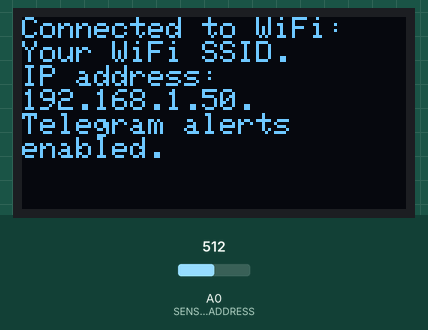
Recording of a sketch running on a simulated ESP8266 (NodeMCU). On the bench: 128×64 one-colour display. The inputs (shaded band) are chosen by the test bench; at power-on: A0 (SENSOR_ADDRESS) = 512. WiFi joins after 1.5 s; servers stay silent unless stated; web services answer with replies made up by the test bench; what the sketch prints to the serial monitor is not drawn.

Above: at 1.7 s.
At 12.8 s:
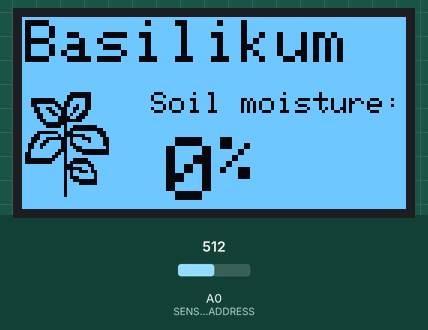
12.9 s: A0 (SENSOR_ADDRESS) set to 407
16.9 s: A0 (SENSOR_ADDRESS) set to 376
At 17.9 s:
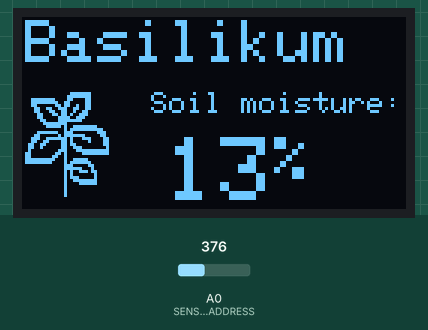
20.9 s: A0 (SENSOR_ADDRESS) set to 351
At 21.8 s:
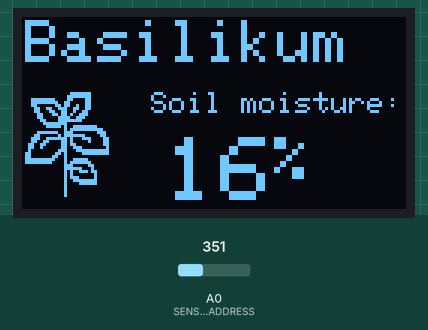
Timing chart, 0 to 23.9 s (numbered marks = the images above; inputs shaded):
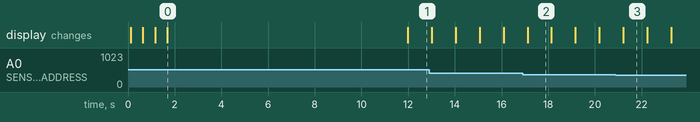

Measured:
- the behaviour switches between 393 and 392 on A0 (SENSOR_ADDRESS) (found by bisection; images 1 and 2)
- after the input at 16.9 s, the display: changes after 0.21 s (image 2)
- after the input at 20.9 s, the display: changes after 0.32 s (image 3)
- what the display in image 0 shows lasts 10.3 s, from 1.7 s to 12.0 s
- what the display in image 2 shows lasts 1.0 s, from 17.1 s to 18.1 s

The sketch:

cyberdruid.ino
```cpp
#include <Wire.h>

#include "config.hpp"
#include "display.hpp"
#include "wifiSetup.hpp"
#include "telegramAlerts.hpp"

Adafruit_SSD1306 oled(SCREEN_WIDTH, SCREEN_HEIGHT, &Wire, OLED_RESET);
int pastReadings[10] = {0};

void setup() {
  Serial.begin(115200);

  Wire.begin(SDA_PIN, SCL_PIN);
  initDisplay(oled);

  connectToWiFi(oled);
}

void loop() {
  int moisturePercentage = readMoisturePercentage();
  updateDisplay(oled, moisturePercentage);

  if (moisturePercentage < MOISTURE_THRESHOLD) {
    sendAlert(moisturePercentage);
    isInverted = !isInverted;
    oled.invertDisplay(isInverted);
  } else {
    isInverted = false;
    oled.invertDisplay(isInverted);
  }

  oled.display();
  delay(1000);
}

int readMoisturePercentage() {
  int rawSensorValue = analogRead(SENSOR_ADDRESS);
  int moisturePercentage = map(rawSensorValue, SENSOR_DRY_VALUE, SENSOR_WET_VALUE, 0, 100);
  moisturePercentage = constrain(moisturePercentage, 0, 100);

  // Shift past readings & save new value
  memmove(pastReadings, pastReadings + 1, 9 * sizeof(pastReadings[0]));
  pastReadings[9] = moisturePercentage;

  // Sum non-zero entries and count them
  int sum = 0, count = 0;
  for (int v : pastReadings) {
    if (v) { sum += v; ++count; }
  }

  int avg = count ? sum / count : 0;

  Serial.print(F("Raw ADC Value, 1-1024: "));
  Serial.print(rawSensorValue);
  Serial.print(F(" | Soil Moisture, %: "));
  Serial.print(moisturePercentage);
  Serial.print(F(" | Rolling Average, %: "));
  Serial.println(avg);

  return avg;
}
```

display.hpp
```cpp
#ifndef DISPLAY_HPP
#define DISPLAY_HPP

#include <Adafruit_GFX.h>
#include <Adafruit_SSD1306.h>

#include "config.hpp"
#include "bitmaps.hpp"

bool isInverted = false;

void initDisplay(Adafruit_SSD1306 &oled) {
  if (!oled.begin(SSD1306_SWITCHCAPVCC, SCREEN_ADDRESS)) {
    Serial.println(F("SSD1306 allocation failed"));
    while (true);  // Loop indefinitely
  }

  oled.clearDisplay();
  oled.setTextColor(SSD1306_WHITE);
  oled.display();
}

void updateDisplay(Adafruit_SSD1306 &oled, int moisturePercentage) {
  oled.clearDisplay();
  oled.drawBitmap(1, 25, BASIL_BITMAP, IMAGE_WIDTH, IMAGE_HEIGHT, SSD1306_WHITE);

  oled.setTextSize(2);
  oled.setCursor(1, 1);
  oled.print(PLANT_NAME);

  oled.setTextSize(1);
  oled.setCursor(43, 25);
  oled.print(F("Soil moisture:"));

  oled.setTextSize(3);
  oled.setCursor(48, 40);
  oled.print(moisturePercentage);
  oled.setTextSize(2);
  oled.print(F("%"));
}

#endif  // DISPLAY_HPP
```

telegramAlerts.hpp
```cpp
#ifndef TELEGRAM_ALERTS_HPP
#define TELEGRAM_ALERTS_HPP

#include <Wire.h>
#include <ESP8266WiFi.h>
#include <WiFiClientSecure.h>

#include "config.hpp"

unsigned long lastAlert = 0;

void sendAlert(int moisturePercentage) {
  if ((lastAlert && lastAlert + ALERT_COOLDOWN > millis()) || WiFi.status() != WL_CONNECTED) {
    return;
  }

  Serial.println(F("Sending alert: ") + PLANT_NAME + F(" is at ") + moisturePercentage + F("%"));
  String msg = F("🪴 ") + PLANT_NAME + F("'s soil moisture is at ") + moisturePercentage + F("% — please water it.");
  msg.replace(" ", "%20");

  String url = F("/bot") + BOT_TOKEN + F("/sendMessage?chat_id=") + CHAT_ID + F("&text=") + msg;
  String request = F("POST ") + url + F(" HTTP/1.1\r\nHost: ") + API_HOST + F("\r\nConnection: close\r\n\r\n");

  WiFiClientSecure client;
  client.setInsecure(); // Disable SSL certificate verification

  if (!client.connect(API_HOST, API_PORT)) {
    Serial.println(F("Failed to connect to ") + API_HOST);
    client.stop();
    return;
  }

  const int delayMs = 500;
  int attempts = 0;
  client.print(request);
  while (!client.available() && attempts < CONNECTION_TIMEOUT / delayMs) {
    attempts++;
    delay(delayMs);
  }

  if (client.available()) {
    lastAlert = millis();
  } else {
    Serial.println(F("Failed to send alert after ") + String(CONNECTION_TIMEOUT / 1000) + F(" seconds"));
  }
  client.stop();
}

#endif  // TELEGRAM_ALERTS_HPP
```

wifiSetup.hpp
```cpp
#ifndef WIFI_SETUP_HPP
#define WIFI_SETUP_HPP

#include <ESP8266WiFi.h>

#include "config.hpp"

void connectToWiFi(Adafruit_SSD1306 &oled) {
  WiFi.begin(WIFI_SSID, WIFI_PASS);

  String msg = F("Connecting to WiFi:\n") + String(WIFI_SSID);
  oled.setCursor(0, 0);
  oled.print(msg);
  oled.display();
  Serial.print(msg);

  const int delayMs = 500;
  int attempts = 0;
  while (WiFi.status() != WL_CONNECTED && attempts < CONNECTION_TIMEOUT / delayMs) {
    oled.print(F("."));
    oled.display();
    Serial.print(F("."));
    attempts++;
    delay(delayMs);
  }

  Serial.println();
  oled.clearDisplay();
  oled.setCursor(0, 0);

  if (WiFi.status() != WL_CONNECTED) {
    msg = F("Failed to connect to WiFi. Telegram alerts\ndisabled. Stopping\nafter ")
        + String(CONNECTION_TIMEOUT / 1000) + F(" seconds.\nRestart or fix\ncredentials.");
    oled.print(msg);
    Serial.println(msg);
  } else {
    String ip = WiFi.localIP().toString();
    msg = F("Connected to WiFi:\n")+ String(WIFI_SSID) + F(".\nIP address:\n") + ip
        + F(".\nTelegram alerts\nenabled.");
    oled.print(msg);
    Serial.println(msg);
  }

  oled.display();
  delay(10000);
}

#endif  // WIFI_SETUP_HPP
```

config.hpp
```cpp
#ifndef CONFIG_HPP
#define CONFIG_HPP

// Screen config
const uint8_t SCREEN_WIDTH   = 128;
const uint8_t SCREEN_HEIGHT  = 64;
const int     OLED_RESET     = -1;
const uint8_t SCREEN_ADDRESS = 0x3C;
const uint8_t SDA_PIN        = D2;
const uint8_t SCL_PIN        = D1;

// Plant config
const String  PLANT_NAME         = "Basilikum";
const uint8_t MOISTURE_THRESHOLD = 50;
const uint8_t IMAGE_HEIGHT       = 40;
const uint8_t IMAGE_WIDTH        = 40;

// Sensor config
const int SENSOR_DRY_VALUE = 395;
const int SENSOR_WET_VALUE = 260;
const int SENSOR_ADDRESS   = A0;

// Network config
const unsigned long CONNECTION_TIMEOUT = 30000UL; // 30 seconds
const String        API_HOST           = "api.telegram.org";
const int           API_PORT           = 443;
const unsigned long ALERT_COOLDOWN     = (6UL * 60 * 60 * 1000); // 6 hours

// Secrets
// TODO: change to your WiFi and Telegram bot credentials
const String WIFI_SSID   = "Your WiFi SSID";
const char   WIFI_PASS[] = "XXX";
const String BOT_TOKEN   = "0000000000:AAAAAAAAAAAAAAAAAAAAAAAAAAAAAAAAAAA";
const String CHAT_ID     = "123456789";

#endif  // CONFIG_HPP
```

Source omitted: bitmaps.hpp (data table, 1383 bytes)
